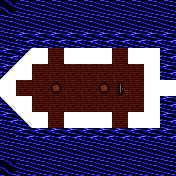

The image is a tile-based game level rendered from a .tmx file. Its description and complete source (layers, tilesets, objects, tile grids) follow:
An orthogonal 11x11 tile map with 16x16 px tiles, 1 tile layer (SHIPSEA) and 24 objects (monst-0, monst-1, monst-2, monst-3, monst-4, ...).

<map version="1.5" tiledversion="1.6.0" orientation="orthogonal" renderorder="right-down" width="11" height="11" tilewidth="16" tileheight="16" infinite="0" nextlayerid="2" nextobjectid="1">
 <tileset firstgid="1" source="tiles.tsx" />
 <layer id="1" name="SHIPSEA" width="11" height="11">
  <data encoding="csv">
1,2,2,2,2,2,2,2,2,2,2,
2,2,2,2,2,2,2,2,2,2,2,
2,3,3,3,3,3,3,3,3,3,3,
3,51,73,64,73,73,73,64,73,73,3,
51,73,64,64,64,64,64,64,64,73,3,
73,64,64,54,64,64,54,55,64,73,73,
53,73,64,64,64,64,64,64,64,73,3,
3,53,73,64,73,73,73,64,73,73,3,
2,3,3,3,3,3,3,3,3,3,3,
2,2,2,2,2,2,2,2,2,2,2,
1,2,2,2,2,2,2,2,2,2,2
  </data>
 </layer>
 <objectgroup id="1" name="start">
  <object id="1" name="monst-0" x="40" y="24"><point /></object>
  <object id="2" name="monst-1" x="56" y="8"><point /></object>
  <object id="3" name="monst-2" x="72" y="24"><point /></object>
  <object id="4" name="monst-3" x="88" y="8"><point /></object>
  <object id="5" name="monst-4" x="104" y="24"><point /></object>
  <object id="6" name="monst-5" x="120" y="8"><point /></object>
  <object id="7" name="monst-6" x="136" y="24"><point /></object>
  <object id="8" name="monst-7" x="152" y="8"><point /></object>
  <object id="9" name="monst-8" x="40" y="152"><point /></object>
  <object id="10" name="monst-9" x="56" y="168"><point /></object>
  <object id="11" name="monst-10" x="72" y="152"><point /></object>
  <object id="12" name="monst-11" x="88" y="168"><point /></object>
  <object id="13" name="monst-12" x="104" y="152"><point /></object>
  <object id="14" name="monst-13" x="120" y="168"><point /></object>
  <object id="15" name="monst-14" x="136" y="152"><point /></object>
  <object id="16" name="monst-15" x="152" y="168"><point /></object>
  <object id="17" name="party-0" x="136" y="88"><point /></object>
  <object id="18" name="party-1" x="72" y="72"><point /></object>
  <object id="19" name="party-2" x="72" y="104"><point /></object>
  <object id="20" name="party-3" x="104" y="72"><point /></object>
  <object id="21" name="party-4" x="104" y="104"><point /></object>
  <object id="22" name="party-5" x="88" y="88"><point /></object>
  <object id="23" name="party-6" x="40" y="88"><point /></object>
  <object id="24" name="party-7" x="72" y="88"><point /></object>
 </objectgroup>
</map>